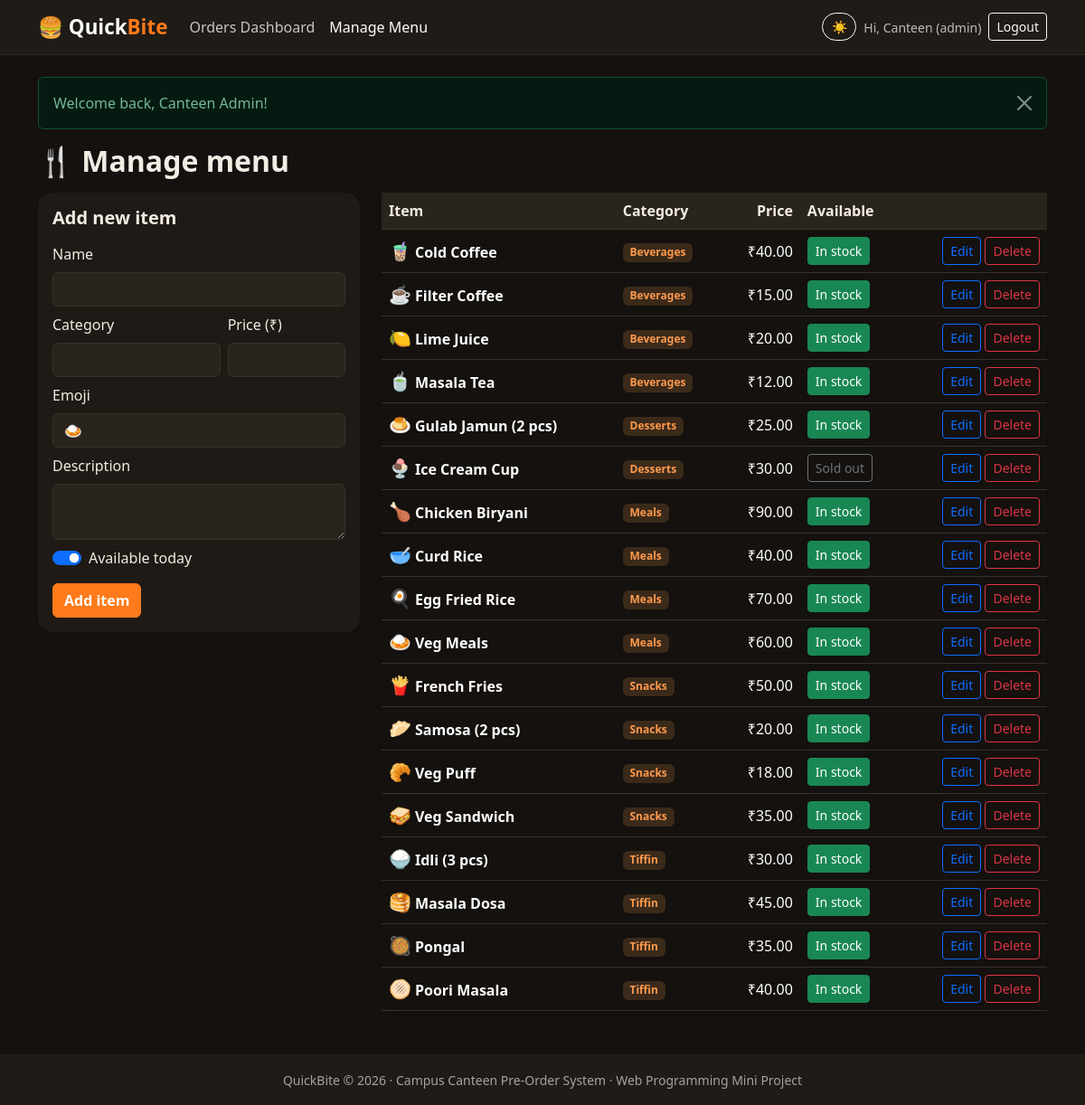
The app's page /admin/menu.php (signed in) with its own data.
### tables this page shows
CREATE TABLE menu_items (
    id          INT AUTO_INCREMENT PRIMARY KEY,
    name        VARCHAR(100) NOT NULL,
    category    VARCHAR(40)  NOT NULL,
    price       DECIMAL(8,2) NOT NULL,
    emoji       VARCHAR(10)  NOT NULL DEFAULT '',
    description VARCHAR(200) DEFAULT '',
    available   TINYINT(1)   NOT NULL DEFAULT 1,
    created_at  TIMESTAMP DEFAULT CURRENT_TIMESTAMP
);

### config.php (called while the page is built, shortened)
<?php
function db(): PDO
{
    static $pdo = null;
    if ($pdo === null) {
        try {
            $pdo = new PDO(
                'mysql:host=' . DB_HOST . ';dbname=' . DB_NAME . ';charset=utf8mb4',
                DB_USER,
                DB_PASS,
                [
                    PDO::ATTR_ERRMODE            => PDO::ERRMODE_EXCEPTION,
                    PDO::ATTR_DEFAULT_FETCH_MODE => PDO::FETCH_ASSOC,
                    PDO::ATTR_EMULATE_PREPARES   => false,
                ]
            );
        } catch (PDOException $e) {
            http_response_code(500);
            die('Database connection failed. Check the DB_* settings at the top of config.php and make sure you imported database.sql.');
        }
    }
    return $pdo;
}
function e($value): string
{
    return htmlspecialchars((string) $value, ENT_QUOTES, 'UTF-8');
}
function url(string $path = ''): string
{
    return BASE_URL . '/' . ltrim($path, '/');
}
function money($amount): string
{
    return '₹' . number_format((float) $amount, 2);
}

### admin/menu.php (the view, shortened to what this page needs)
<?php
require_once __DIR__ . '/../config.php';
if (!isset($editing)) {
    $editing = ['id' => 0, 'name' => '', 'category' => '', 'price' => '', 'emoji' => '', 'description' => '', 'available' => 1];
}
$items = db()->query('SELECT * FROM menu_items ORDER BY category, name')->fetchAll();
require __DIR__ . '/../includes/header.php';
?>
<h2 class="fw-bold mb-3">🍴 Manage menu</h2>
<div class="row g-4">
    <div class="col-lg-4">
        <div class="card border-0 shadow-sm rounded-4">
            <div class="card-body">
                <h5 class="fw-bold mb-3"><?= $editing['id'] ? 'Edit item' : 'Add new item' ?></h5>
                <form method="post">
                    <div class="mb-2">
                        <label class="form-label">Name</label>
                        <input type="text" name="name" class="form-control" value="<?= e($editing['name']) ?>" required maxlength="100">
                    </div>
                    <div class="row g-2 mb-2">
                        <div class="col-7">
                            <label class="form-label">Category</label>
                            <input type="text" name="category" list="cat-list" class="form-control" value="<?= e($editing['category']) ?>" required maxlength="40">
                        </div>
                        <div class="col-5">
                            <label class="form-label">Price (₹)</label>
                            <input type="number" name="price" step="0.50" min="1" class="form-control" value="<?= e($editing['price']) ?>" required>
                        </div>
                    </div>
                    <div class="mb-2">
                        <label class="form-label">Emoji</label>
                        <input type="text" name="emoji" class="form-control" value="<?= e($editing['emoji']) ?>" maxlength="8" placeholder="🍛">
                    </div>
                    <div class="mb-2">
                        <label class="form-label">Description</label>
                        <textarea name="description" class="form-control" rows="2" maxlength="200"><?= e($editing['description']) ?></textarea>
                    </div>
                    <div class="form-check form-switch mb-3">
                        <input class="form-check-input" type="checkbox" name="available" id="avail" <?= $editing['available'] ? 'checked' : '' ?>>
                        <label class="form-check-label" for="avail">Available today</label>
                    </div>
                    <button class="btn btn-warning fw-semibold"><?= $editing['id'] ? 'Save changes' : 'Add item' ?></button>
                </form>
            </div>
        </div>
    </div>
    <div class="col-lg-8">
        <div class="card border-0 shadow-sm rounded-4">
            <div class="table-responsive">
                <table class="table align-middle mb-0">
                    <thead class="table-light">
                        <tr><th>Item</th><th>Category</th><th class="text-end">Price</th><th>Available</th><th></th></tr>
                    </thead>
                    <tbody>
                    <?php foreach ($items as $it): ?>
                        <tr>
                            <td><span class="fs-5 me-1"><?= e($it['emoji']) ?></span><strong><?= e($it['name']) ?></strong></td>
                            <td><span class="badge qb-cat"><?= e($it['category']) ?></span></td>
                            <td class="text-end"><?= money($it['price']) ?></td>
                            <td>
                                <form method="post">
                                    <button class="btn btn-sm <?= $it['available'] ? 'btn-success' : 'btn-outline-secondary' ?>"><?= $it['available'] ? 'In stock' : 'Sold out' ?></button>
                                </form>
                            </td>
                            <td class="text-end text-nowrap">
                                <a href="<?= url('admin/menu.php?edit=' . (int) $it['id']) ?>" class="btn btn-sm btn-outline-primary">Edit</a>
                                <form method="post" class="d-inline" onsubmit="return confirm('Delete this item?')">
                                    <button class="btn btn-sm btn-outline-danger">Delete</button>
                                </form>
                            </td>
                        </tr>
                    <?php endforeach; ?>
                    </tbody>
                </table>
            </div>
        </div>
    </div>
</div>
<?php require __DIR__ . '/../includes/footer.php'; ?>

### assets/style.css (style rules this page uses)
:root { --qb-orange: #ff7a1a; --qb-orange-dark: #e65f00; --qb-dark: #1f1b16; --qb-bg: #fff8f0; --qb-surface: #ffffff; --qb-text: #1f1b16; --qb-border: #f0d9c0; --qb-chip: #ffe8d1; --qb-token-bg: #fff3e6; }
[data-bs-theme="dark"] { --qb-orange-dark: #ff9a4d; --qb-bg: #14110e; --qb-surface: #1f1a15; --qb-text: #f3ece4; --qb-border: #3a3128; --qb-chip: #3b2a1a; --qb-token-bg: #2a1d12; --bs-body-bg: #14110e; --bs-body-color: #f3ece4; --bs-border-color: #3a3128; }
body { background: var(--qb-bg); color: var(--qb-text); min-height: 100vh; display: flex; flex-direction: column; transition: background-color .2s ease, color .2s ease; }
.card { --bs-card-bg: var(--qb-surface); --bs-card-color: var(--qb-text); }
[data-bs-theme="dark"] .table-light { --bs-table-color: var(--qb-text); --bs-table-bg: #2a241e; --bs-table-border-color: var(--qb-border); }
[data-bs-theme="dark"] .form-control, [data-bs-theme="dark"] .form-select { background-color: #2a241e; border-color: var(--qb-border); color: var(--qb-text); }
[data-bs-theme="dark"] .form-control::placeholder { color: #9a8f84; }
.qb-cat { background: var(--qb-chip); color: var(--qb-orange-dark); font-weight: 600; }
.btn-warning { background: var(--qb-orange); border-color: var(--qb-orange); color: #fff; }

### records on screen
menu_items: emoji "🧋", name "Cold Coffee", category "Beverages", price "₹40.00", available "In stock"
menu_items: emoji "☕", name "Filter Coffee", category "Beverages", price "₹15.00", available "In stock"
menu_items: emoji "🍋", name "Lime Juice", category "Beverages", price "₹20.00", available "In stock"
menu_items: emoji "🍵", name "Masala Tea", category "Beverages", price "₹12.00", available "In stock"
menu_items: emoji "🍮", name "Gulab Jamun (2 pcs)", category "Desserts", price "₹25.00", available "In stock"
menu_items: emoji "🍨", name "Ice Cream Cup", category "Desserts", price "₹30.00", available "Sold out"
menu_items: emoji "🍗", name "Chicken Biryani", category "Meals", price "₹90.00", available "In stock"
menu_items: emoji "🥣", name "Curd Rice", category "Meals", price "₹40.00", available "In stock"
menu_items: emoji "🍳", name "Egg Fried Rice", category "Meals", price "₹70.00", available "In stock"
menu_items: emoji "🍛", name "Veg Meals", category "Meals", price "₹60.00", available "In stock"
menu_items: emoji "🍟", name "French Fries", category "Snacks", price "₹50.00", available "In stock"
menu_items: emoji "🥟", name "Samosa (2 pcs)", category "Snacks", price "₹20.00", available "In stock"
menu_items: emoji "🥐", name "Veg Puff", category "Snacks", price "₹18.00", available "In stock"
menu_items: emoji "🥪", name "Veg Sandwich", category "Snacks", price "₹35.00", available "In stock"
menu_items: emoji "🍚", name "Idli (3 pcs)", category "Tiffin", price "₹30.00", available "In stock"
menu_items: emoji "🥞", name "Masala Dosa", category "Tiffin", price "₹45.00", available "In stock"
menu_items: emoji "🥘", name "Pongal", category "Tiffin", price "₹35.00", available "In stock"
menu_items: emoji "🫓", name "Poori Masala", category "Tiffin", price "₹40.00", available "In stock"

### other values on screen
explode(' ', $user['name'])[0] "Canteen"
$f['message'] "Welcome back, Canteen Admin!"
